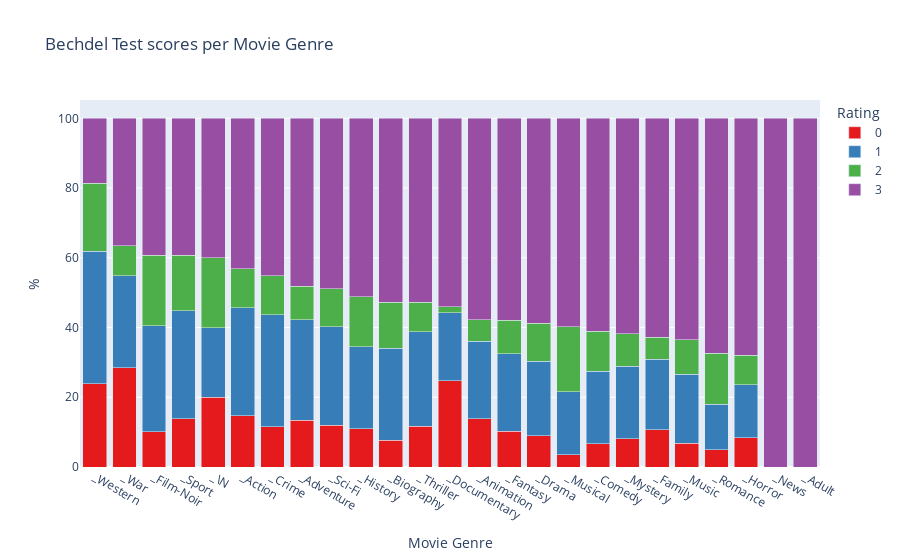

Write notebook code for a chart like this one.
### Code cell
import plotly.express as px

# plot in stacked bar chart
fig = px.bar(df_genre_percentages, x='index', y=[0, 1, 2, 3],
             title='Bechdel Test scores per Movie Genre',
             labels={'index': 'Movie Genre', 'value': '%'},
             color_discrete_sequence=px.colors.qualitative.Set1,
             category_orders={'index': df_genre_percentages['index']})

fig.update_layout(barmode='stack')  
fig.update_layout(legend=dict(title_text='Rating'))
fig.show()

### Figure 1 — Plotly figure (JSON) as saved in the notebook; plotly's stock layout.template omitted (floating-point values rounded to 4 significant figures)
{"data": [{"hovertemplate": "variable=0<br>Movie Genre=%{x}<br>%=%{y}<extra></extra>", "legendgroup": "0", "marker": {"color": "rgb(228,26,28)", "pattern": {"shape": ""}}, "name": "0", "orientation": "v", "showlegend": true, "textposition": "auto", "type": "bar", "x": ["_Western", "_War", "_Film-Noir", "_Sport", "_\\N", "_Action", "_Crime", "_Adventure", "_Sci-Fi", "_History", "_Biography", "_Thriller", "_Documentary", "_Animation", "_Fantasy", "_Drama", "_Musical", "_Comedy", "_Mystery", "_Family", "_Music", "_Romance", "_Horror", "_News", "_Adult"], "xaxis": "x", "y": [23.89, 28.43, 10.13, 13.79, 20.0, 14.66, 11.51, 13.41, 11.95, 10.97, 7.706, 11.68, 24.78, 13.87, 10.21, 8.99, 3.463, 6.665, 8.079, 10.65, 6.796, 4.991, 8.446, 0.0, 0.0], "yaxis": "y"}, {"hovertemplate": "variable=1<br>Movie Genre=%{x}<br>%=%{y}<extra></extra>", "legendgroup": "1", "marker": {"color": "rgb(55,126,184)", "pattern": {"shape": ""}}, "name": "1", "orientation": "v", "showlegend": true, "textposition": "auto", "type": "bar", "x": ["_Western", "_War", "_Film-Noir", "_Sport", "_\\N", "_Action", "_Crime", "_Adventure", "_Sci-Fi", "_History", "_Biography", "_Thriller", "_Documentary", "_Animation", "_Fantasy", "_Drama", "_Musical", "_Comedy", "_Mystery", "_Family", "_Music", "_Romance", "_Horror", "_News", "_Adult"], "xaxis": "x", "y": [38.05, 26.4, 30.38, 31.03, 20.0, 30.99, 32.09, 28.82, 28.31, 23.51, 26.34, 27.16, 19.47, 22.17, 22.34, 21.41, 18.18, 20.74, 20.85, 20.32, 19.74, 12.99, 15.12, 0.0, 0.0], "yaxis": "y"}, {"hovertemplate": "variable=2<br>Movie Genre=%{x}<br>%=%{y}<extra></extra>", "legendgroup": "2", "marker": {"color": "rgb(77,175,74)", "pattern": {"shape": ""}}, "name": "2", "orientation": "v", "showlegend": true, "textposition": "auto", "type": "bar", "x": ["_Western", "_War", "_Film-Noir", "_Sport", "_\\N", "_Action", "_Crime", "_Adventure", "_Sci-Fi", "_History", "_Biography", "_Thriller", "_Documentary", "_Animation", "_Fantasy", "_Drama", "_Musical", "_Comedy", "_Mystery", "_Family", "_Music", "_Romance", "_Horror", "_News", "_Adult"], "xaxis": "x", "y": [19.47, 8.629, 20.25, 15.86, 20.0, 11.25, 11.31, 9.628, 10.81, 14.42, 13.26, 8.422, 1.77, 6.261, 9.517, 10.9, 18.61, 11.54, 9.279, 6.312, 10.03, 14.63, 8.446, 0.0, 0.0], "yaxis": "y"}, {"hovertemplate": "variable=3<br>Movie Genre=%{x}<br>%=%{y}<extra></extra>", "legendgroup": "3", "marker": {"color": "rgb(152,78,163)", "pattern": {"shape": ""}}, "name": "3", "orientation": "v", "showlegend": true, "textposition": "auto", "type": "bar", "x": ["_Western", "_War", "_Film-Noir", "_Sport", "_\\N", "_Action", "_Crime", "_Adventure", "_Sci-Fi", "_History", "_Biography", "_Thriller", "_Documentary", "_Animation", "_Fantasy", "_Drama", "_Musical", "_Comedy", "_Mystery", "_Family", "_Music", "_Romance", "_Horror", "_News", "_Adult"], "xaxis": "x", "y": [18.58, 36.55, 39.24, 39.31, 40.0, 43.1, 45.09, 48.14, 48.93, 51.1, 52.69, 52.73, 53.98, 57.7, 57.93, 58.7, 59.74, 61.06, 61.79, 62.72, 63.43, 67.39, 67.99, 100.0, 100.0], "yaxis": "y"}], "layout": {"barmode": "stack", "legend": {"title": {"text": "Rating"}, "tracegroupgap": 0}, "title": {"text": "Bechdel Test scores per Movie Genre"}, "xaxis": {"anchor": "y", "categoryarray": ["_Western", "_War", "_Film-Noir", "_Sport", "_\\N", "_Action", "_Crime", "_Adventure", "_Sci-Fi", "_History", "_Biography", "_Thriller", "_Documentary", "_Animation", "_Fantasy", "_Drama", "_Musical", "_Comedy", "_Mystery", "_Family", "_Music", "_Romance", "_Horror", "_News", "_Adult"], "categoryorder": "array", "domain": [0, 1], "title": {"text": "Movie Genre"}}, "yaxis": {"anchor": "x", "domain": [0, 1], "title": {"text": "%"}}}}
